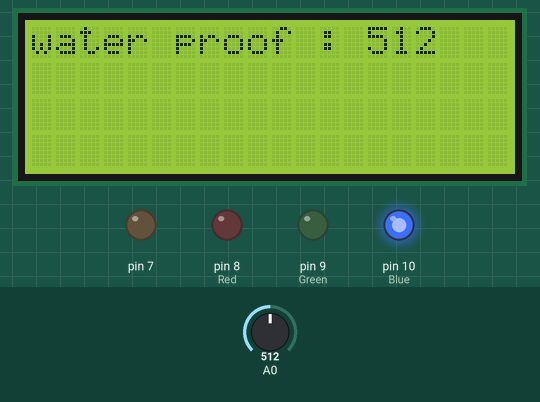
The sketch below on a simulated Arduino Uno, built with avr-gcc and run on an emulated ATmega328P. On the bench: 20×4 character LCD, output pins drawn as LEDs (lit = HIGH). Inputs (shaded band) come from the test bench; at power-on: A0 = 512. What the sketch prints to the serial monitor is not drawn.

Above: at 1.2 s.
1.3 s: A0 set to 364
At 2.0 s:
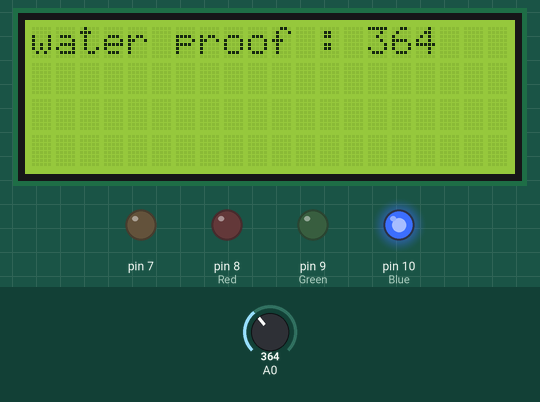
4.3 s: A0 set to 341
At 5.1 s:
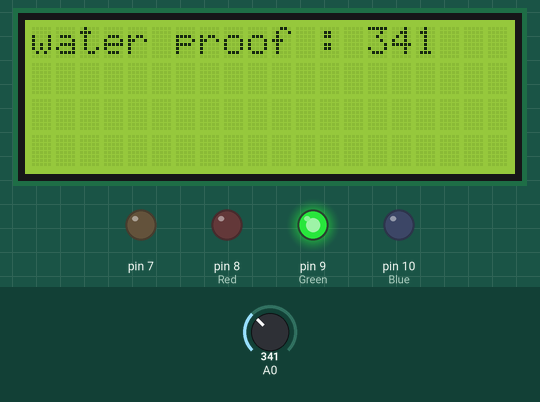
6.7 s: A0 set to 106
At 7.2 s:
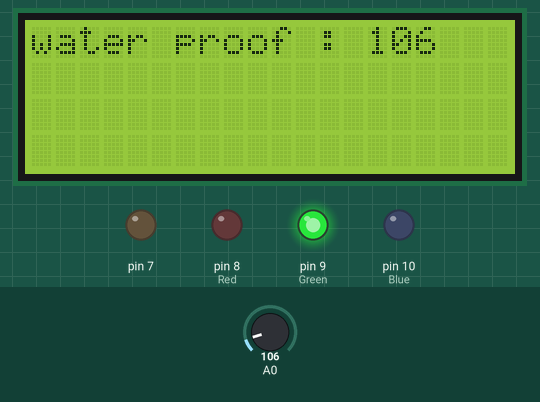
8.3 s: A0 set to 91
At 8.8 s:
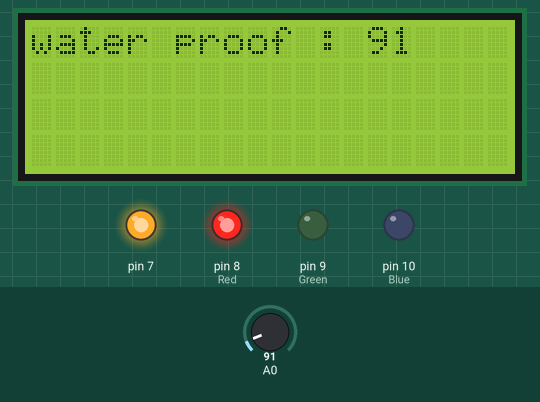
Timing chart, 0 to 11.3 s (numbered marks = the images above; inputs shaded):
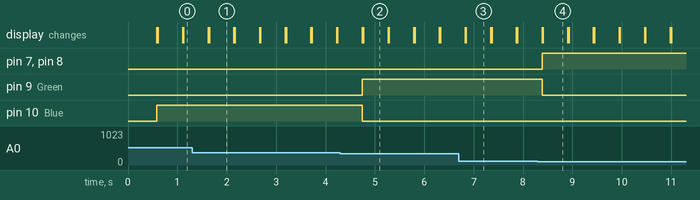

Measured:
- the behaviour switches between 350 and 349 on A0 (found by bisection; images 1 and 2)
- the behaviour switches between 100 and 99 on A0 (found by bisection; images 3 and 4)
- after the input at 1.3 s, the display: first differs from a run without the input after 0.34 s (image 1)
- after the input at 4.3 s, pin 9 (Green): LOW → HIGH after 0.45 s; pin 10 (Blue): HIGH → LOW after 0.45 s; the display: first differs from a run without the input after 0.46 s (image 2)
- after the input at 6.7 s, the display: first differs from a run without the input after 0.14 s (image 3)
- after the input at 8.3 s, pin 7, pin 8 (Red): LOW → HIGH after 0.09 s; pin 9 (Green): HIGH → LOW after 0.09 s; the display: first differs from a run without the input after 0.10 s (image 4)
- what the display in image 1 shows lasts 0.5 s, from 1.6 s to 2.1 s

The sketch:

31_Water_Sensor_LCD.ino
```cpp
#include <Wire.h>
#include <LiquidCrystal_I2C.h>

LiquidCrystal_I2C joelcd (0x3F, 20, 4);

int Red = 8;
int Green = 9;
int Blue = 10;

void setup() {
  joelcd.init();
  joelcd.backlight();

  Serial.begin (9600);
  pinMode (7, OUTPUT);
  pinMode (Red, OUTPUT);
  pinMode (Green, OUTPUT);
  pinMode (Blue, OUTPUT);
  pinMode (A0, INPUT);
}

void loop() {
  Serial.println (analogRead(A0));
  joelcd.setCursor (0,0);
  joelcd.print ("water proof : ");
  joelcd.print (analogRead(A0));
  delay(500);
  joelcd.clear();

  if (analogRead(A0) < 100)
  {
    digitalWrite (Red, HIGH);
    digitalWrite (Green, LOW);
    digitalWrite (Blue, LOW);
    digitalWrite (7, HIGH);
  }

  else if (analogRead(A0) < 350)
  {
    digitalWrite (Red, LOW);
    digitalWrite (Green, HIGH);
    digitalWrite (Blue, LOW);
    digitalWrite (7, LOW);
  }

  else
  {
    digitalWrite (Red, LOW);
    digitalWrite (Green, LOW);
    digitalWrite (Blue, HIGH);
    digitalWrite (7, LOW);
  }
}
```
